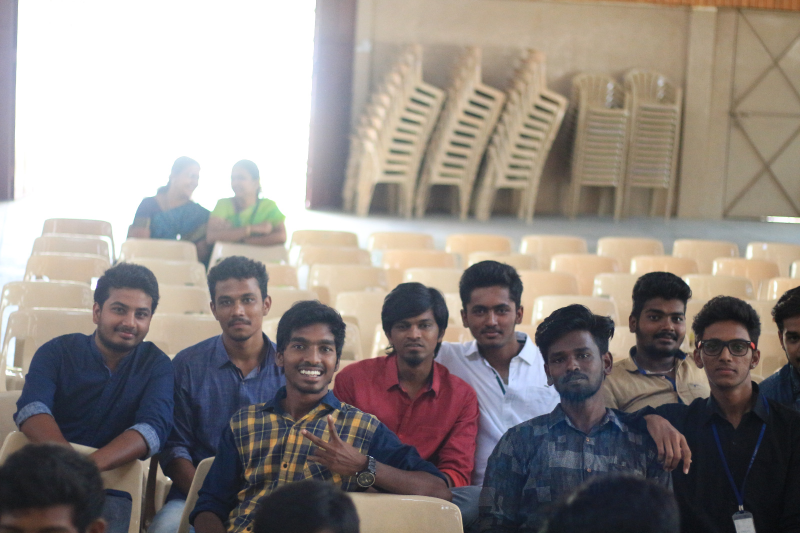
#> input picture reading_img_one.jpg, 1600 x 1066 px (shown at 1/2 size)
$ python detecting_face.py
#> lines starting #> are read from the running program, lines starting #| are printed output that depends on the picture; after the words box and inside, x2 and y2 are one past the last pixel; in counts of white or black regions, pixels touching at a corner belong together
import cv2
face_cascade=cv2.CascadeClassifier("haarcascade_frontalface_default.xml")
img=cv2.imread("reading_img_one.jpg")
#> img is the input picture: shape (1066, 1600, 3); mean B, G, R 132.7, 137.2, 145
gray_img=cv2.cvtColor(img,cv2.COLOR_BGR2GRAY)
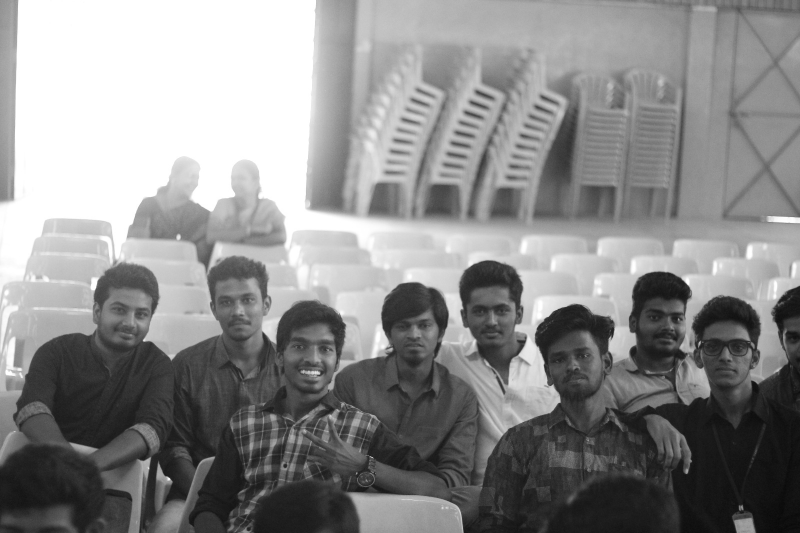
#> gray_img: shape (1066, 1600) (shown at 1/2 size); min 7, max 255, mean 139
faces=face_cascade.detectMultiScale(gray_img,scaleFactor=1.1,minNeighbors=5)
#> faces = [[1043, 125, 53, 53], [774, 611, 108, 108], [1278, 593, 108, 108], [416, 557, 116, 116], [922, 576, 118, 118], [1385, 640, 136, 136], [1087, 667, 120, 120], [194, 575, 126, 126], [556, 641, 136, 136], [982, 145, 172, 172]]
for x,y,w,h in faces:
    img=cv2.rectangle(img,(x,y),(x+w,y+h),(0,255,0),3)
#> this loop made 10 passes
#> pass 1, `img=cv2.rectangle(img,(x,y),(x+w,y+h),(0,255,0),3)`:
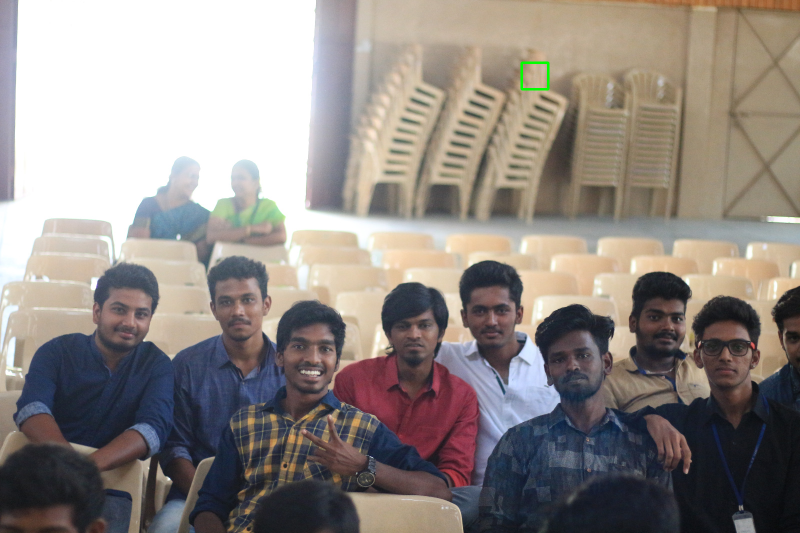
#> img: shape (1066, 1600, 3) (shown at 1/2 size); 0.06% of pixels changed, all inside (x1, y1, x2, y2) = (1041, 123, 1099, 181)
#> pass 2, `img=cv2.rectangle(img,(x,y),(x+w,y+h),(0,255,0),3)`:
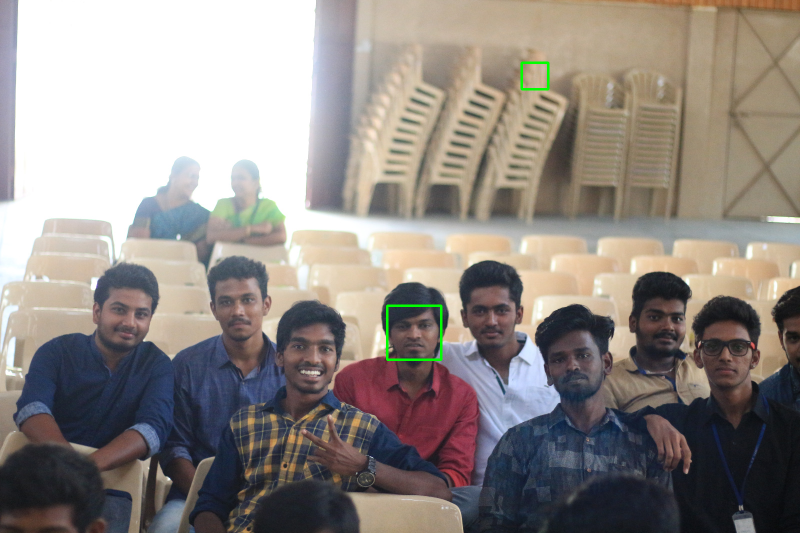
#> img: shape (1066, 1600, 3) (shown at 1/2 size); 0.13% of pixels changed, all inside (x1, y1, x2, y2) = (772, 609, 885, 722)
#> pass 3, `img=cv2.rectangle(img,(x,y),(x+w,y+h),(0,255,0),3)`:
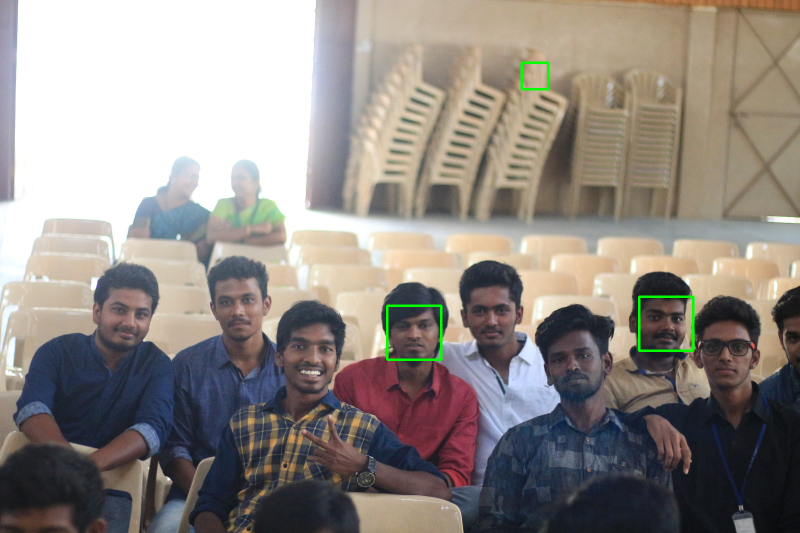
#> img: shape (1066, 1600, 3) (shown at 1/2 size); 0.13% of pixels changed, all inside (x1, y1, x2, y2) = (1276, 591, 1389, 704)
#> after the loop:
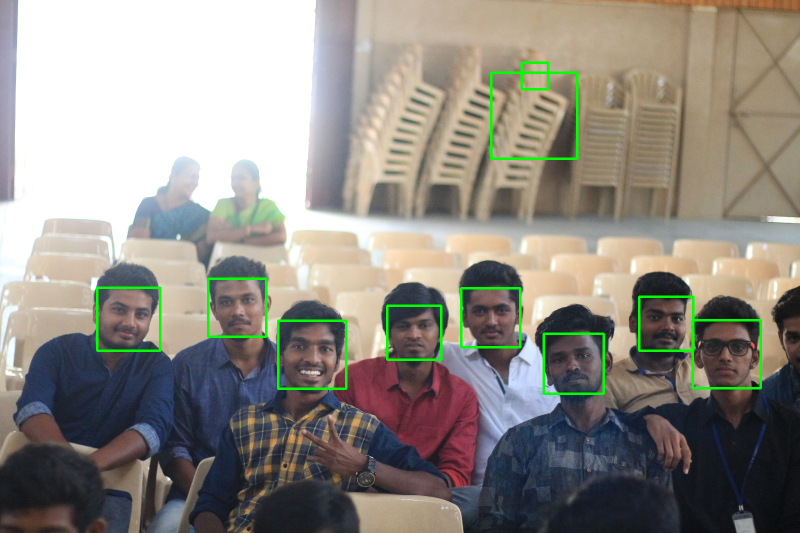
#> img: shape (1066, 1600, 3) (shown at 1/2 size); 1.06% of pixels changed, all inside (x1, y1, x2, y2) = (192, 143, 1524, 790)
resized=cv2.resize(img,(int(img.shape[1]/3),int(img.shape[0]/3)))
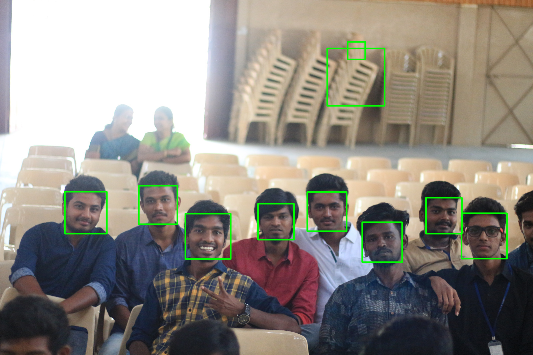
#> resized: shape (355, 533, 3); mean B, G, R 131.2, 139, 143.4
cv2.imwrite("GangBang.jpg",resized)
cv2.imshow('GAMMAGEARS',resized)
cv2.waitKey(0)
cv2.destroyAllWindows()
# print(type(faces))

$ run again, with GAMMAGEARS.jpg copied over reading_img_one.jpg
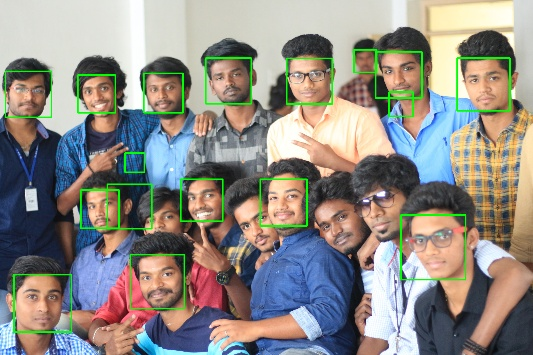
#> input picture GAMMAGEARS.jpg, 533 x 355 px
#> img is the input picture: shape (355, 533, 3); mean B, G, R 132.9, 139.7, 143.3
#> `gray_img=cv2.cvtColor(img,cv2.COLOR_BGR2GRAY)`:
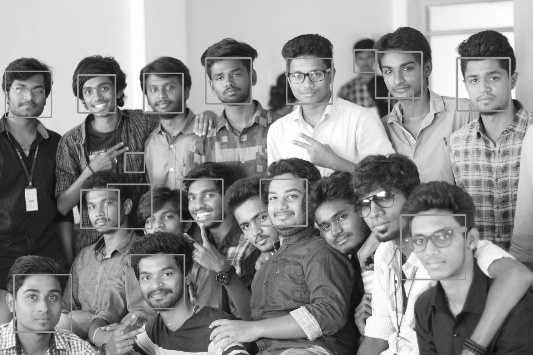
#> gray_img: shape (355, 533); min 10, max 255, mean 140
#> faces = [[82, 191, 37, 37], [375, 50, 49, 49], [456, 57, 55, 55], [285, 56, 50, 50], [142, 74, 40, 40], [180, 179, 44, 44], [205, 57, 48, 48], [3, 70, 51, 51], [257, 177, 53, 53], [401, 214, 64, 64], [13, 274, 59, 59], [129, 254, 56, 56]]
#> the loop `for x,y,w,h in faces:` made 12 passes
#> `resized=cv2.resize(img,(int(img.shape[1]/3),int(img.shape[0]/3)))`:
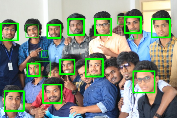
#> resized: shape (118, 177, 3); mean B, G, R 127.8, 146.2, 137.2
